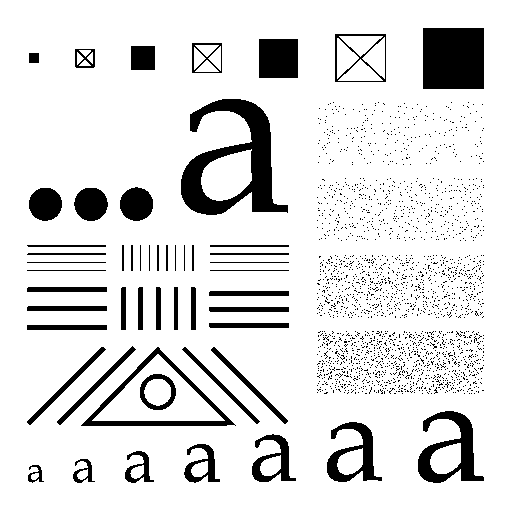
%> input picture Assignment 6/testpattern512-binary.tif, 512 x 512 px
$ octave P_9_5_b_c.m   (GNU Octave 9; MATLAB toolbox functions it lacks are replaced by stand-ins)
%> lines starting %> are read from the running program, lines starting %| are printed output that depends on the picture; in (x1, y1, x2, y2) boxes, pixels count from 0 and x2, y2 are one past the last pixel; in counts of white or black regions, pixels touching at a corner belong together; the program's own positions count from 1
### Assignment 6/morphoBoundary4e.m
function BD=morphoBoundary4e(I,B)
%If B is not included in the arguments
if nargin ~=2
     B=ones(3,3);
end
E=imerode(I,B);
Ec=imcomplement(E);
BD=I&Ec;

### Assignment 6/P_9_5_b_c.m
clc;
clear all;
I=imread("testpattern512-binary.tif");
%> I: size 512x512 logical; 87.7% white; 2194 black regions (2142 under 20 px), largest, box (x1, y1, x2, y2) and area: (181, 99, 288, 215) 5056, (423, 28, 484, 89) 3721, (418, 411, 484, 483) 1935
Ic=imcomplement(I); %Image Complement
subplot(2,2,1); imshow(Ic);  title("Image Complement")

BD1=morphoBoundary4e(Ic);   %Boundary Extraction of Image Complement
%> in morphoBoundary4e, `E=imerode(I,B);`:
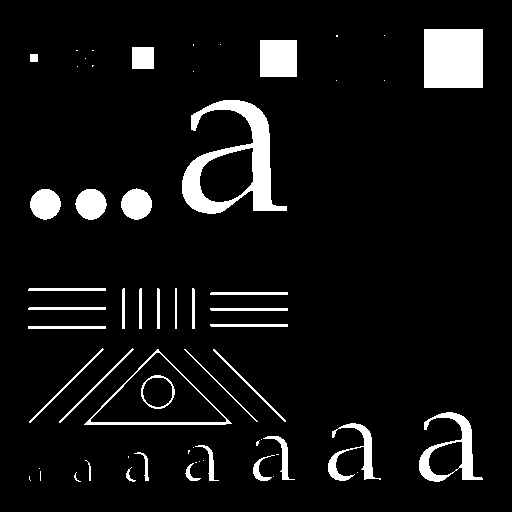
%> E: size 512x512 logical; 7.2% white; 61 white regions (27 under 20 px), largest, box (x1, y1, x2, y2) and area: (182, 100, 287, 214) 4195, (424, 29, 483, 88) 3481, (419, 412, 483, 482) 1409
%> in morphoBoundary4e, `BD=I&Ec;`:
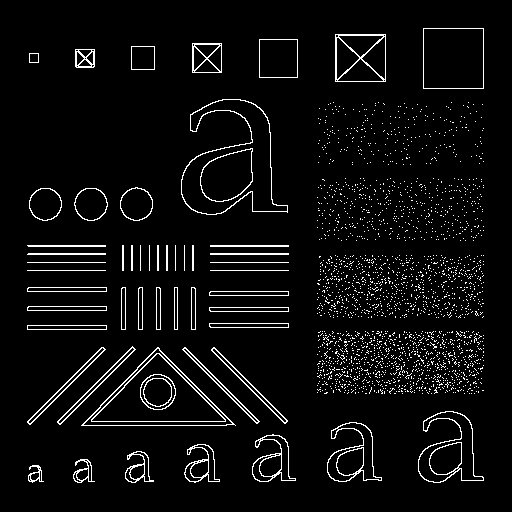
%> BD: size 512x512 logical; 5.1% white in thin lines or dots, all inside (x1, y1, x2, y2) = (27, 28, 484, 483)
subplot(2,2,2);  imshow(BD1);   title("Boundary with Image Complement")

subplot(2,2,3); imshow(I);  title("Original Image")

BD2=morphoBoundary4e(I);    %Boundary Extraction of Original Image
%> in morphoBoundary4e (call 2), `E=imerode(I,B);`:
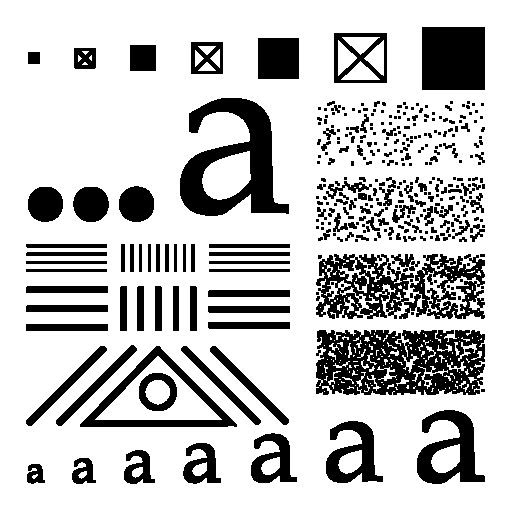
%> E: size 512x512 logical; 76.9% white; 358 black regions (222 under 20 px), largest, box (x1, y1, x2, y2) and area: (316, 330, 485, 395) 8122, (316, 254, 485, 319) 6086, (180, 98, 289, 216) 5915
%> in morphoBoundary4e (call 2), `BD=I&Ec;`:
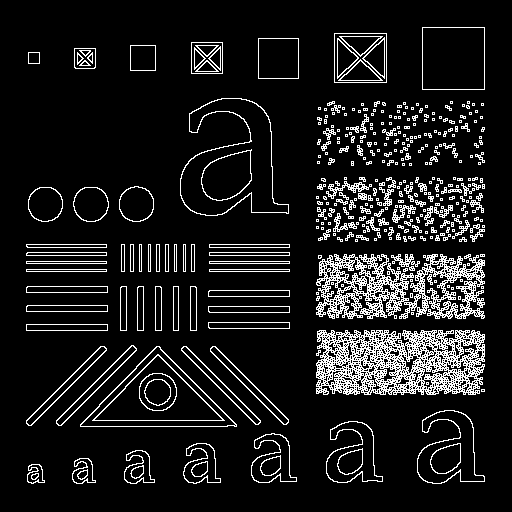
%> BD: size 512x512 logical; 10.8% white in thin lines or dots, all inside (x1, y1, x2, y2) = (26, 27, 485, 484)
subplot(2,2,4); imshow(BD2);    title("Boundary without Image Complement")
